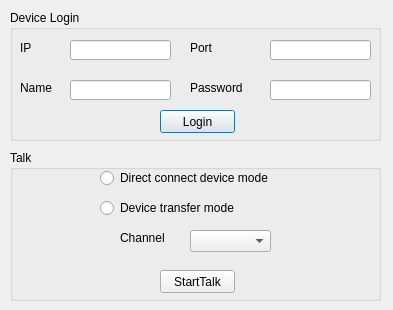
<?xml version="1.0" encoding="UTF-8"?>
<ui version="4.0">
 <class>Dialog</class>
 <widget class="QDialog" name="Dialog">
  <property name="geometry">
   <rect>
    <x>0</x>
    <y>0</y>
    <width>393</width>
    <height>310</height>
   </rect>
  </property>
  <property name="windowTitle">
   <string>Dialog</string>
  </property>
  <widget class="QGroupBox" name="groupBox">
   <property name="geometry">
    <rect>
     <x>10</x>
     <y>10</y>
     <width>371</width>
     <height>131</height>
    </rect>
   </property>
   <property name="title">
    <string>Device Login</string>
   </property>
   <widget class="QLabel" name="label">
    <property name="geometry">
     <rect>
      <x>10</x>
      <y>30</y>
      <width>31</width>
      <height>16</height>
     </rect>
    </property>
    <property name="text">
     <string>IP</string>
    </property>
   </widget>
   <widget class="QLineEdit" name="IP_lineEdit">
    <property name="geometry">
     <rect>
      <x>60</x>
      <y>30</y>
      <width>101</width>
      <height>20</height>
     </rect>
    </property>
   </widget>
   <widget class="QLabel" name="label_2">
    <property name="geometry">
     <rect>
      <x>180</x>
      <y>30</y>
      <width>41</width>
      <height>16</height>
     </rect>
    </property>
    <property name="text">
     <string>Port</string>
    </property>
   </widget>
   <widget class="QLabel" name="label_3">
    <property name="geometry">
     <rect>
      <x>10</x>
      <y>70</y>
      <width>41</width>
      <height>16</height>
     </rect>
    </property>
    <property name="text">
     <string>Name</string>
    </property>
   </widget>
   <widget class="QLabel" name="label_4">
    <property name="geometry">
     <rect>
      <x>180</x>
      <y>70</y>
      <width>71</width>
      <height>16</height>
     </rect>
    </property>
    <property name="text">
     <string>Password</string>
    </property>
   </widget>
   <widget class="QLineEdit" name="Name_lineEdit">
    <property name="geometry">
     <rect>
      <x>60</x>
      <y>70</y>
      <width>101</width>
      <height>20</height>
     </rect>
    </property>
   </widget>
   <widget class="QLineEdit" name="Port_lineEdit">
    <property name="geometry">
     <rect>
      <x>260</x>
      <y>30</y>
      <width>101</width>
      <height>20</height>
     </rect>
    </property>
   </widget>
   <widget class="QLineEdit" name="Password_lineEdit">
    <property name="geometry">
     <rect>
      <x>260</x>
      <y>70</y>
      <width>101</width>
      <height>20</height>
     </rect>
    </property>
   </widget>
   <widget class="QPushButton" name="Login_pushButton">
    <property name="geometry">
     <rect>
      <x>150</x>
      <y>100</y>
      <width>75</width>
      <height>23</height>
     </rect>
    </property>
    <property name="text">
     <string>Login</string>
    </property>
   </widget>
  </widget>
  <widget class="QGroupBox" name="groupBox_2">
   <property name="geometry">
    <rect>
     <x>10</x>
     <y>150</y>
     <width>371</width>
     <height>151</height>
    </rect>
   </property>
   <property name="title">
    <string>Talk</string>
   </property>
   <widget class="QRadioButton" name="DirectTalk_radioButton">
    <property name="geometry">
     <rect>
      <x>90</x>
      <y>20</y>
      <width>251</width>
      <height>16</height>
     </rect>
    </property>
    <property name="text">
     <string>Direct connect device mode</string>
    </property>
   </widget>
   <widget class="QRadioButton" name="Transfer_radioButton">
    <property name="geometry">
     <rect>
      <x>90</x>
      <y>50</y>
      <width>241</width>
      <height>16</height>
     </rect>
    </property>
    <property name="text">
     <string>Device transfer mode</string>
    </property>
   </widget>
   <widget class="QLabel" name="label_13">
    <property name="geometry">
     <rect>
      <x>110</x>
      <y>80</y>
      <width>61</width>
      <height>16</height>
     </rect>
    </property>
    <property name="text">
     <string>Channel</string>
    </property>
   </widget>
   <widget class="QComboBox" name="Channel_comboBox">
    <property name="geometry">
     <rect>
      <x>180</x>
      <y>80</y>
      <width>81</width>
      <height>22</height>
     </rect>
    </property>
   </widget>
   <widget class="QPushButton" name="Talk_pushButton">
    <property name="geometry">
     <rect>
      <x>150</x>
      <y>120</y>
      <width>75</width>
      <height>23</height>
     </rect>
    </property>
    <property name="text">
     <string>StartTalk</string>
    </property>
   </widget>
  </widget>
 </widget>
 <layoutdefault spacing="6" margin="11"/>
 <resources/>
 <connections/>
</ui>
